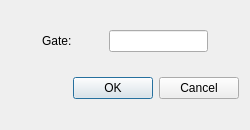
<?xml version="1.0" encoding="UTF-8"?>
<ui version="4.0">
 <class>DialogGate</class>
 <widget class="QDialog" name="DialogGate">
  <property name="geometry">
   <rect>
    <x>0</x>
    <y>0</y>
    <width>250</width>
    <height>130</height>
   </rect>
  </property>
  <property name="minimumSize">
   <size>
    <width>250</width>
    <height>130</height>
   </size>
  </property>
  <property name="maximumSize">
   <size>
    <width>250</width>
    <height>130</height>
   </size>
  </property>
  <property name="windowTitle">
   <string>Dialog</string>
  </property>
  <layout class="QVBoxLayout" name="verticalLayout">
   <item>
    <layout class="QHBoxLayout" name="horizontalLayout">
     <item>
      <spacer name="horizontalSpacer">
       <property name="orientation">
        <enum>Qt::Horizontal</enum>
       </property>
       <property name="sizeHint" stdset="0">
        <size>
         <width>40</width>
         <height>20</height>
        </size>
       </property>
      </spacer>
     </item>
     <item>
      <widget class="QLabel" name="label">
       <property name="text">
        <string>Gate:</string>
       </property>
      </widget>
     </item>
     <item>
      <spacer name="horizontalSpacer_2">
       <property name="orientation">
        <enum>Qt::Horizontal</enum>
       </property>
       <property name="sizeHint" stdset="0">
        <size>
         <width>40</width>
         <height>20</height>
        </size>
       </property>
      </spacer>
     </item>
     <item>
      <widget class="QLineEdit" name="lineEditGate"/>
     </item>
     <item>
      <spacer name="horizontalSpacer_3">
       <property name="orientation">
        <enum>Qt::Horizontal</enum>
       </property>
       <property name="sizeHint" stdset="0">
        <size>
         <width>40</width>
         <height>20</height>
        </size>
       </property>
      </spacer>
     </item>
    </layout>
   </item>
   <item>
    <widget class="QDialogButtonBox" name="buttonBox">
     <property name="orientation">
      <enum>Qt::Horizontal</enum>
     </property>
     <property name="standardButtons">
      <set>QDialogButtonBox::Cancel|QDialogButtonBox::Ok</set>
     </property>
    </widget>
   </item>
  </layout>
 </widget>
 <resources/>
 <connections>
  <connection>
   <sender>buttonBox</sender>
   <signal>accepted()</signal>
   <receiver>DialogGate</receiver>
   <slot>accept()</slot>
   <hints>
    <hint type="sourcelabel">
     <x>248</x>
     <y>254</y>
    </hint>
    <hint type="destinationlabel">
     <x>157</x>
     <y>274</y>
    </hint>
   </hints>
  </connection>
  <connection>
   <sender>buttonBox</sender>
   <signal>rejected()</signal>
   <receiver>DialogGate</receiver>
   <slot>reject()</slot>
   <hints>
    <hint type="sourcelabel">
     <x>316</x>
     <y>260</y>
    </hint>
    <hint type="destinationlabel">
     <x>286</x>
     <y>274</y>
    </hint>
   </hints>
  </connection>
 </connections>
</ui>
